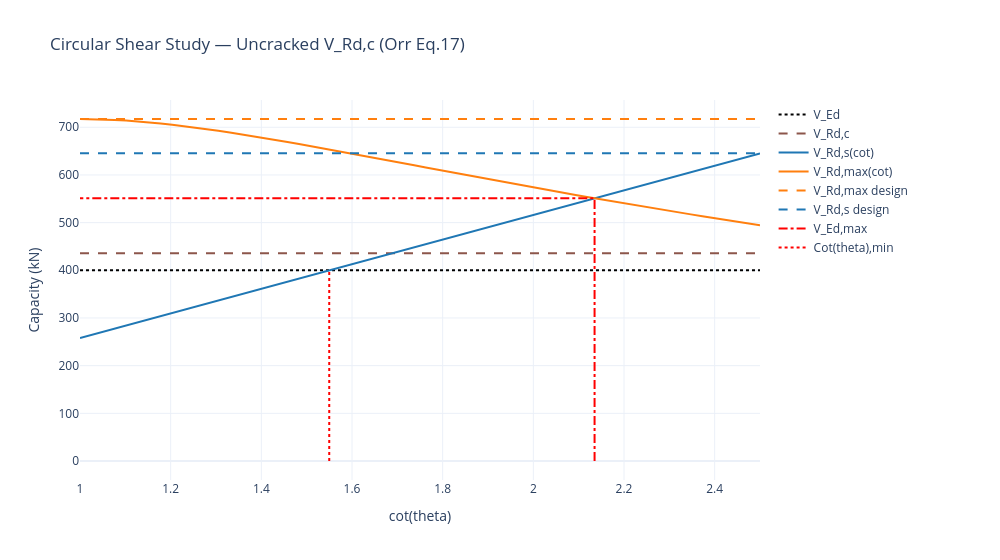

Notebook code cell kept with this figure:
### Markdown cell above
## 7. Uncracked V_Rd,c

Pass `use_uncracked_V_Rd_c=True` to use the Orr Eq.17 principal-stress based
concrete capacity as the V_Rd,c reference line.

### Code cell
fig_uncracked = viewer.plot_cot_theta_study(
    load_case=load_case,
    n_points=60,
    use_uncracked_V_Rd_c=True,
    title="Circular Shear Study — Uncracked V_Rd,c (Orr Eq.17)",
    show=False,
)
fig_uncracked
